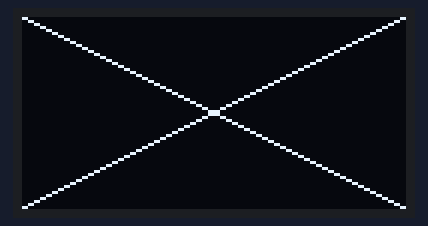
A program run on a simulated ESP32. Parts: 128×64 one-colour display.

Above: at 0.1 s.
At 2.2 s:
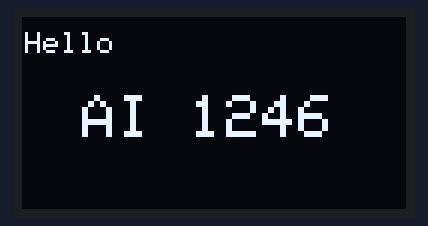

The program:

main.cpp
```cpp
#include <Wire.h>
#include <Adafruit_GFX.h>
#include <Adafruit_SSD1306.h>

// ---- OLED setup ----
#define SCREEN_WIDTH 128
#define SCREEN_HEIGHT 64
#define OLED_ADDR 0x3C


Adafruit_SSD1306 display(SCREEN_WIDTH, SCREEN_HEIGHT, &Wire, -1);


void setup() {
  Wire.begin(21, 22); // ESP32 default I2C pins (SDA=21, SCL=22)

  if (!display.begin(SSD1306_SWITCHCAPVCC, OLED_ADDR)) {
    // If it fails, check wiring and address (0x3C/0x3D)
    for (;;);
  }

  display.clearDisplay();

}

void loop() {


  display.clearDisplay();
  display.drawLine(0, 0, 127, 63, SSD1306_WHITE);
  display.drawLine(0, 63, 127, 0, SSD1306_WHITE);
  display.display();
  delay(2000);
  display.clearDisplay();

  display.setTextSize(1);
  display.setTextColor(SSD1306_WHITE);
  display.setCursor(1, 5);
  display.println("Hello");
  display.display();


  display.setTextSize(2);
  display.setTextColor(SSD1306_WHITE);
  display.setCursor(20, 26);
  display.println("AI 1246");
  display.display();
  delay(2000);
}
```

Measured:
- what the display in image 1 shows lasts 2.0 s, from 2.1 s to 4.1 s
